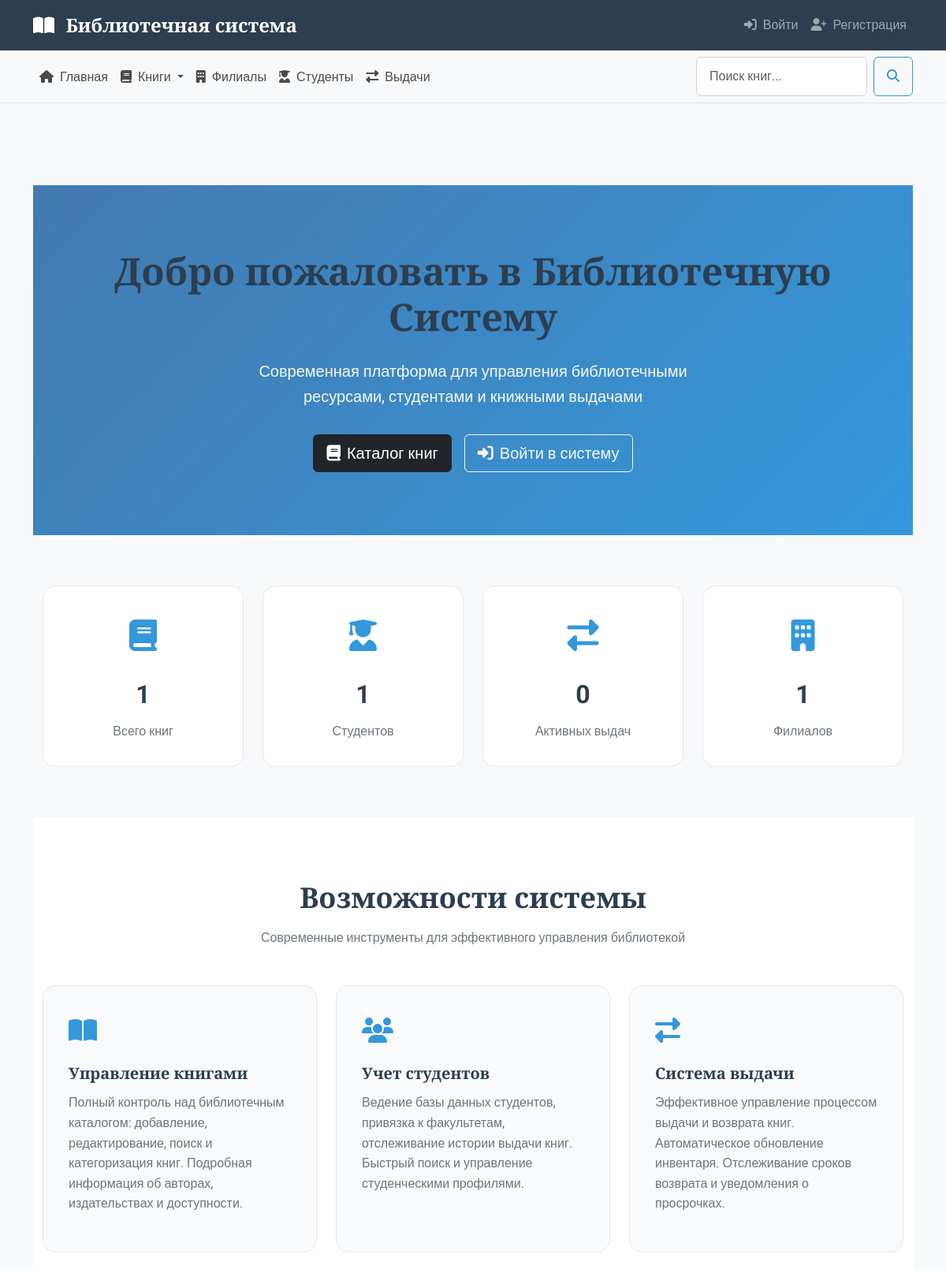
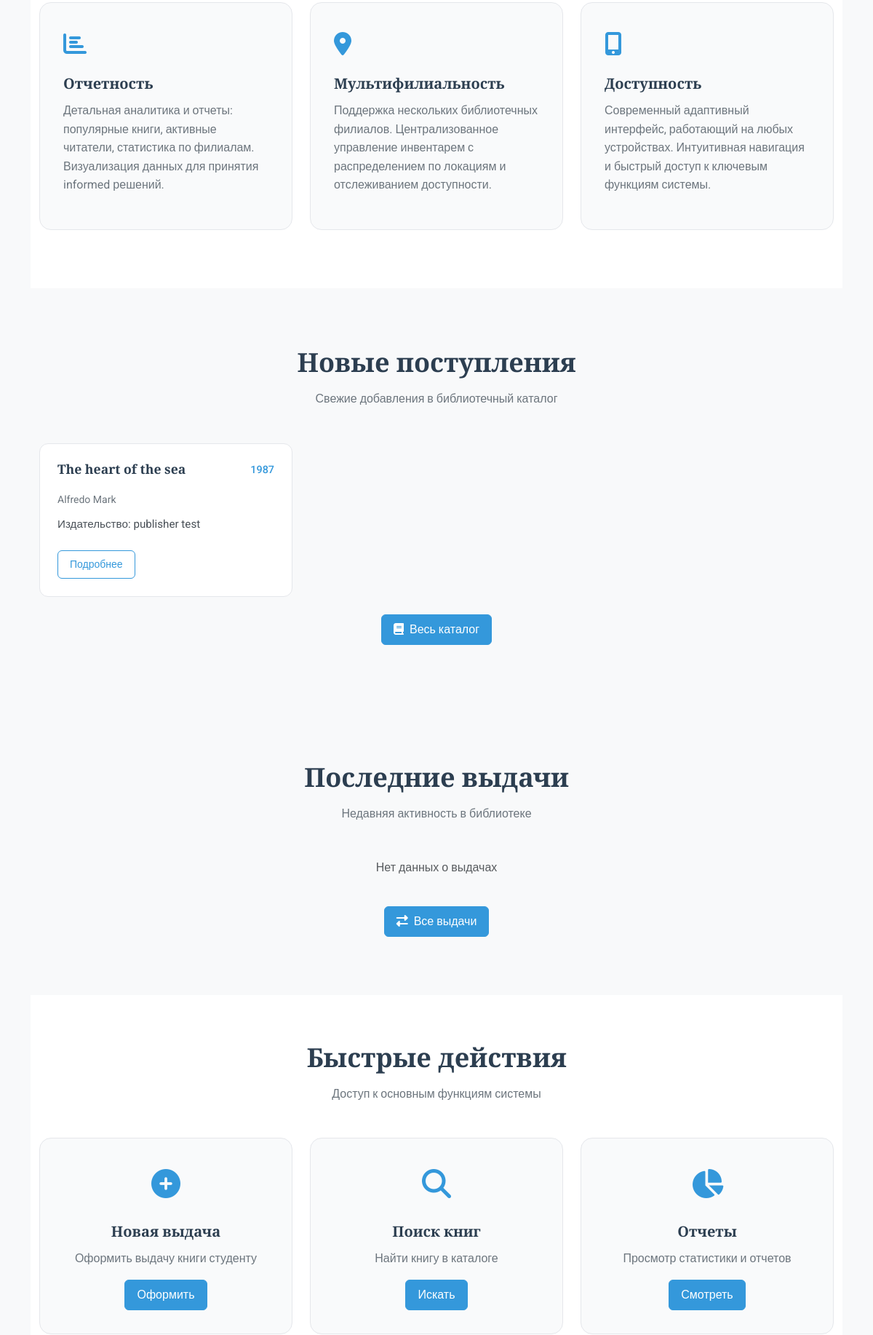
The page / (upper part) on the database its author committed (2 pictures, top to bottom).
### library_app/models.py (models this page shows, shortened)
class Book(models.Model):
    title = models.CharField(_('название'), max_length=300)
    authors = models.ManyToManyField(Author, verbose_name=_('авторы'), related_name='books')
    isbn = models.CharField(max_length=20, null=True, blank=True)
    publisher = models.ForeignKey(
        Publisher,
        verbose_name=_('издательство'),
        on_delete=models.SET_NULL,
        null=True,
        blank=True
    )
    publication_year = models.PositiveIntegerField(
        _('год издания'),
        null=True,
        blank=True,
        help_text=_('Год издания книги')
    )
    page_count = models.PositiveIntegerField(
        _('количество страниц'),
        default=1,
        help_text=_('Общее количество страниц в книге')
    )
    illustration_count = models.PositiveIntegerField(
        _('количество иллюстраций'),
        default=0,
        help_text=_('Количество иллюстраций в книге')
    )
    price = models.DecimalField(
        _('стоимость'),
        max_digits=10,
        decimal_places=2,
        default=0.00,
        help_text=_('Стоимость книги в рублях')
    )
    created_at = models.DateTimeField(_('дата создания'), auto_now_add=True)
    updated_at = models.DateTimeField(_('дата обновления'), auto_now=True)
    class Meta:
        verbose_name = _('книга')
        verbose_name_plural = _('книги')
        ordering = ['title']
        indexes = [
            models.Index(fields=['title']),
            models.Index(fields=['publication_year']),
        ]

class Author(models.Model):
    last_name = models.CharField(_('фамилия'), max_length=100)
    first_name = models.CharField(_('имя'), max_length=100)
    middle_name = models.CharField(_('отчество'), max_length=100, blank=True, null=True)
    nickname = models.CharField(_('Nickname'), max_length=100, blank=True, null=True)
    class Meta:
        verbose_name = _('автор')
        verbose_name_plural = _('авторы')
        ordering = ['last_name', 'first_name']
        unique_together = ['last_name', 'first_name', 'middle_name']
    def __str__(self):
        if self.middle_name:
            return f"{self.last_name} {self.first_name} {self.middle_name}"
        return f"{self.last_name} {self.first_name}"

class Publisher(models.Model):
    name = models.CharField(_('название'), max_length=200, unique=True)
    address = models.TextField(_('адрес'), blank=True, null=True)
    class Meta:
        verbose_name = _('издательство')
        verbose_name_plural = _('издательства')
        ordering = ['name']

### library_app/views.py (the view)
# urls.py: path('', views.home, name='home'),
def home(request):
    total_books = Book.objects.count()
    total_students = Student.objects.count()
    active_loans = Loan.objects.filter(is_returned=False).count()
    total_branches = Branch.objects.count()
    recent_books = Book.objects.order_by('-created_at')[:5]
    recent_loans = Loan.objects.select_related('student', 'book').order_by('-issue_date')[:5]
    context = {
        'title': 'Главная - Библиотечная система',
        'total_books': total_books,
        'total_students': total_students,
        'active_loans': active_loans,
        'total_branches': total_branches,
        'recent_books': recent_books,
        'recent_loans': recent_loans,
    }
    return render(request, 'library_app/home.html', context)

### library_app/templates/library_app/home.html (shortened to what this page needs)
{% extends 'library_app/base.html' %}
{% load static %}
{% block content %}
<section class="hero-section">
    <div class="container">
        <div class="hero-content">
            <h1 class="hero-title">Добро пожаловать в Библиотечную Систему</h1>
            <p class="hero-subtitle">Современная платформа для управления библиотечными ресурсами, студентами и книжными выдачами</p>
            <div class="d-flex gap-3 justify-content-center">
                <a href="{% url 'book_list' %}" class="btn btn-dark btn-lg">
                    <i class="fas fa-book me-2"></i>Каталог книг
                </a>
                {% if not user.is_authenticated %}
                <a href="{% url 'login' %}" class="btn btn-outline-light btn-lg">
                    <i class="fas fa-sign-in-alt me-2"></i>Войти в систему
                </a>
                {% endif %}
            </div>
        </div>
    </div>
</section>
<section class="stats-section">
    <div class="container">
        <div class="row g-4">
            <div class="col-md-3 col-6">
                <div class="stat-card">
                    <div class="stat-icon">
                        <i class="fas fa-book"></i>
                    </div>
                    <div class="stat-number">{{ total_books|default:"0" }}</div>
                    <div class="stat-label">Всего книг</div>
                </div>
            </div>
            <div class="col-md-3 col-6">
                <div class="stat-card">
                    <div class="stat-icon">
                        <i class="fas fa-user-graduate"></i>
                    </div>
                    <div class="stat-number">{{ total_students|default:"0" }}</div>
                    <div class="stat-label">Студентов</div>
                </div>
            </div>
            <div class="col-md-3 col-6">
                <div class="stat-card">
                    <div class="stat-icon">
                        <i class="fas fa-exchange-alt"></i>
                    </div>
                    <div class="stat-number">{{ active_loans|default:"0" }}</div>
                    <div class="stat-label">Активных выдач</div>
                </div>
            </div>
            <div class="col-md-3 col-6">
                <div class="stat-card">
                    <div class="stat-icon">
                        <i class="fas fa-building"></i>
                    </div>
                    <div class="stat-number">{{ total_branches|default:"0" }}</div>
                    <div class="stat-label">Филиалов</div>
                </div>
            </div>
        </div>
    </div>
</section>
<section class="features-section">
    <div class="container">
        <div class="section-title">
            <h2>Возможности системы</h2>
            <p>Современные инструменты для эффективного управления библиотекой</p>
        </div>
        <div class="row g-4">
            <div class="col-lg-4 col-md-6">
                <div class="feature-card">
                    <div class="feature-icon">
                        <i class="fas fa-book-open"></i>
                    </div>
                    <h3 class="feature-title">Управление книгами</h3>
                    <p class="feature-description">
                        Полный контроль над библиотечным каталогом: добавление, редактирование, поиск и категоризация книг.
                        Подробная информация об авторах, издательствах и доступности.
                    </p>
                </div>
            </div>
            <div class="col-lg-4 col-md-6">
                <div class="feature-card">
                    <div class="feature-icon">
                        <i class="fas fa-users"></i>
                    </div>
                    <h3 class="feature-title">Учет студентов</h3>
                    <p class="feature-description">
                        Ведение базы данных студентов, привязка к факультетам, отслеживание истории выдачи книг.
                        Быстрый поиск и управление студенческими профилями.
                    </p>
                </div>
            </div>
            <div class="col-lg-4 col-md-6">
                <div class="feature-card">
                    <div class="feature-icon">
                        <i class="fas fa-exchange-alt"></i>
                    </div>
                    <h3 class="feature-title">Система выдачи</h3>
                    <p class="feature-description">
                        Эффективное управление процессом выдачи и возврата книг. Автоматическое обновление инвентаря.
                        Отслеживание сроков возврата и уведомления о просрочках.
                    </p>
                </div>
            </div>
            <div class="col-lg-4 col-md-6">
                <div class="feature-card">
                    <div class="feature-icon">
                        <i class="fas fa-chart-bar"></i>
                    </div>
                    <h3 class="feature-title">Отчетность</h3>
                    <p class="feature-description">
                        Детальная аналитика и отчеты: популярные книги, активные читатели, статистика по филиалам.
                        Визуализация данных для принятия informed решений.
                    </p>
                </div>
            </div>
            <div class="col-lg-4 col-md-6">
                <div class="feature-card">
                    <div class="feature-icon">
                        <i class="fas fa-map-marker-alt"></i>
                    </div>
                    <h3 class="feature-title">Мультифилиальность</h3>
                    <p class="feature-description">
                        Поддержка нескольких библиотечных филиалов. Централизованное управление инвентарем
                        с распределением по локациям и отслеживанием доступности.
                    </p>
                </div>
            </div>
            <div class="col-lg-4 col-md-6">
                <div class="feature-card">
                    <div class="feature-icon">
                        <i class="fas fa-mobile-alt"></i>
                    </div>
                    <h3 class="feature-title">Доступность</h3>
                    <p class="feature-description">
                        Современный адаптивный интерфейс, работающий на любых устройствах.
                        Интуитивная навигация и быстрый доступ к ключевым функциям системы.
                    </p>
                </div>
            </div>
        </div>
    </div>
</section>
<section class="recent-section">
    <div class="container">
        <div class="section-title">
            <h2>Новые поступления</h2>
            <p>Свежие добавления в библиотечный каталог</p>
        </div>
        <div class="row g-4">
            {% for book in recent_books %}
            <div class="col-lg-4 col-md-6">
                <div class="recent-card">
                    <div class="recent-header">
                        <h4 class="recent-title">{{ book.title }}</h4>
                        <span class="recent-date">{{ book.publication_year }}</span>
                    </div>
                    <div class="recent-meta">
                        {% for author in book.authors.all|slice:":2" %}
                        <span class="me-2">{{ author }}</span>
                        {% endfor %}
                    </div>
                    <p class="recent-description">
                        {% if book.publisher %}
                        Издательство: {{ book.publisher.name }}
                        {% endif %}
                    </p>
                    <a href="{% url 'book_detail' book.pk %}" class="btn btn-sm btn-outline-primary mt-2">
                        Подробнее
                    </a>
                </div>
            </div>
            {% empty %}
            <div class="col-12 text-center">
                <p class="text-muted">Нет новых книг</p>
            </div>
            {% endfor %}
        </div>
        <div class="text-center mt-4">
            <a href="{% url 'book_list' %}" class="btn btn-primary">
                <i class="fas fa-book me-2"></i>Весь каталог
            </a>
        </div>
    </div>
</section>
<section class="recent-section" >
    <div class="container">
        <div class="section-title">
            <h2>Последние выдачи</h2>
            <p>Недавняя активность в библиотеке</p>
        </div>
        <div class="row g-4">
            {% for loan in recent_loans %}
            <div class="col-lg-6">
                <div class="recent-card">
                    <div class="recent-header">
                        <h4 class="recent-title">{{ loan.book.title }}</h4>
                        <span class="recent-date">{{ loan.issue_date|date:"d.m.Y" }}</span>
                    </div>
                    <div class="recent-meta">
                        <span class="me-3">
                            <i class="fas fa-user-graduate me-1"></i>
                            {{ loan.student.get_full_name }}
                        </span>
                        <span>
                            <i class="fas fa-building me-1"></i>
                            {{ loan.branch.name }}
                        </span>
                    </div>
                    <p class="recent-description">
                        Статус:
                        {% if loan.is_returned %}
                        <span class="text-success">Возвращена</span>
                        {% else %}
                        <span class="text-warning">На руках</span>
                        {% endif %}
                    </p>
                </div>
            </div>
            {% empty %}
            <div class="col-12 text-center">
                <p class="text-muted">Нет данных о выдачах</p>
            </div>
            {% endfor %}
        </div>
        <div class="text-center mt-4">
            <a href="{% url 'loan_list' %}" class="btn btn-primary">
                <i class="fas fa-exchange-alt me-2"></i>Все выдачи
            </a>
        </div>
    </div>
</section>
<section class="quick-actions">
    <div class="container">
        <div class="section-title">
            <h2>Быстрые действия</h2>
            <p>Доступ к основным функциям системы</p>
        </div>
        <div class="row g-4">
            <div class="col-md-4">
                <div class="action-card">
                    <div class="action-icon">
                        <i class="fas fa-plus-circle"></i>
                    </div>
                    <h3 class="action-title">Новая выдача</h3>
                    <p class="action-description">
                        Оформить выдачу книги студенту
                    </p>
                    <a href="{% url 'loan_add' %}" class="btn btn-primary">
                        Оформить
                    </a>
                </div>
            </div>
            <div class="col-md-4">
                <div class="action-card">
                    <div class="action-icon">
                        <i class="fas fa-search"></i>
                    </div>
                    <h3 class="action-title">Поиск книг</h3>
                    <p class="action-description">
                        Найти книгу в каталоге
                    </p>
                    <a href="{% url 'inventory_query' %}" class="btn btn-primary">
                        Искать
                    </a>
                </div>
            </div>
            <div class="col-md-4">
                <div class="action-card">
                    <div class="action-icon">
                        <i class="fas fa-chart-pie"></i>
                    </div>
                    <h3 class="action-title">Отчеты</h3>
                    <p class="action-description">
                        Просмотр статистики и отчетов
                    </p>
                    <a href="{% url 'reports_dashboard' %}" class="btn btn-primary">
                        Смотреть
                    </a>
                </div>
            </div>
        </div>
    </div>
</section>
{% endblock %}

### rows shown on the page
Book: title "The heart of the sea", publication_year "1987", publisher.name "publisher test"
Author: middle_name+last_name+first_name "Alfredo Mark"

### other values the page prints
{{ total_books|default:"0" }} "1"
{{ total_students|default:"0" }} "1"
{{ active_loans|default:"0" }} "0"
{{ total_branches|default:"0" }} "1"
